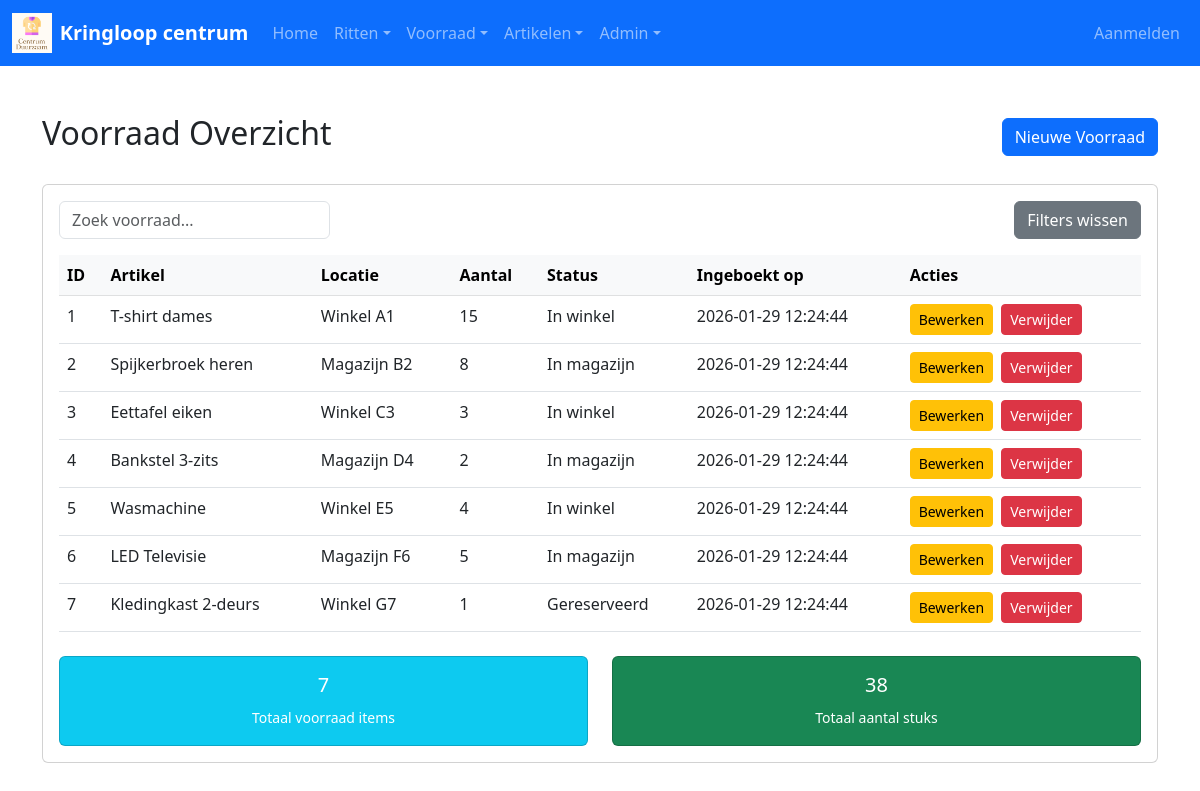
/admin/list_voorraad.php, run on the app's committed database.
### tables this page shows
CREATE TABLE `voorraad` (

  `id` int NOT NULL,

  `artikel_id` int NOT NULL,

  `locatie` varchar(255) NOT NULL,

  `aantal` int NOT NULL,

  `status_id` int NOT NULL,

  `ingeboekt_op` datetime NOT NULL

);

CREATE TABLE `artikel` (

  `id` int NOT NULL,

  `categorie_id` int NOT NULL,

  `naam` varchar(255) NOT NULL,

  `omschrijving` TEXT,

  `merk` VARCHAR(100),

  `kleur` VARCHAR(50),

  `afmeting_maat` VARCHAR(50),

  `prijs_ex_btw` decimal(10,2) NOT NULL,

  `created_at` TIMESTAMP DEFAULT CURRENT_TIMESTAMP,

  `updated_at` TIMESTAMP DEFAULT CURRENT_TIMESTAMP ON UPDATE CURRENT_TIMESTAMP

);

CREATE TABLE `status` (

  `id` int NOT NULL,

  `status` varchar(255) NOT NULL

);

### admin/list_voorraad.php (the view, shortened to what this page needs)
<?php
require_once '../includes/db.php';
$stmt = $pdo->query('
    SELECT v.*, a.naam AS artikel_naam, s.status AS status_naam
    FROM voorraad v
    JOIN artikel a ON v.artikel_id = a.id
    JOIN status s ON v.status_id = s.id
    ORDER BY v.ingeboekt_op DESC
');
$voorraad_items = $stmt->fetchAll(PDO::FETCH_ASSOC);
include '../includes/header.php';
?>
<div class="container my-5">
    <div class="d-flex justify-content-between align-items-center mb-4">
        <h2>Voorraad Overzicht</h2>
        <a href="add_voorraad.php" class="btn btn-primary">Nieuwe Voorraad</a>
    </div>
    <div class="card">
        <div class="card-body">
            <div class="d-flex justify-content-between mb-3">
                <input type="text" class="form-control w-25" placeholder="Zoek voorraad...">
                <button class="btn btn-secondary">Filters wissen</button>
            </div>
            <table class="table table-hover">
                <thead class="table-light">
                    <tr>
                        <th>ID</th>
                        <th>Artikel</th>
                        <th>Locatie</th>
                        <th>Aantal</th>
                        <th>Status</th>
                        <th>Ingeboekt op</th>
                        <th>Acties</th>
                    </tr>
                </thead>
                <tbody>
                    <?php if (empty($voorraad_items)): ?>
                        <tr>
                            <td colspan="7" class="text-center text-muted">Geen voorraad gevonden</td>
                        </tr>
                    <?php else: ?>
                        <?php foreach ($voorraad_items as $item): ?>
                            <tr>
                                <td><?php echo $item['id']; ?></td>
                                <td><?php echo $item['artikel_naam']; ?></td>
                                <td><?php echo $item['locatie']; ?></td>
                                <td><?php echo $item['aantal']; ?></td>
                                <td><?php echo $item['status_naam']; ?></td>
                                <td><?php echo $item['ingeboekt_op']; ?></td>
                                <td>
                                    <a href="edit_voorraad.php?id=<?php echo $item['id']; ?>" class="btn btn-sm btn-warning me-1">Bewerken</a>
                                    <a href="delete_voorraad.php?id=<?php echo $item['id']; ?>" class="btn btn-sm btn-danger" onclick="return confirm('Weet je zeker dat je dit item wilt verwijderen?')">Verwijder</a>
                                </td>
                            </tr>
                        <?php endforeach; ?>
                    <?php endif; ?>
                </tbody>
            </table>
            <div class="row mt-4">
                <div class="col-md-6">
                    <div class="card bg-info text-white">
                        <div class="card-body text-center">
                            <h5><?php echo count($voorraad_items); ?></h5>
                            <small>Totaal voorraad items</small>
                        </div>
                    </div>
                </div>
                <div class="col-md-6">
                    <div class="card bg-success text-white">
                        <div class="card-body text-center">
                            <h5><?php echo array_sum(array_column($voorraad_items, 'aantal')); ?></h5>
                            <small>Totaal aantal stuks</small>
                        </div>
                    </div>
                </div>
            </div>
        </div>
    </div>
</div>
<?php
include '../includes/footer.php';
?>

### assets/css/style.css (style rules this page uses)
:root { --primary-blue: #3366CC; --hover-blue: #2952A3; }

### data on the page
voorraad: id "1", artikel.naam "T-shirt dames", locatie "Winkel A1", aantal "15", status.status "In winkel", ingeboekt_op "2026-01-29 12:24:44"
voorraad: id "2", artikel.naam "Spijkerbroek heren", locatie "Magazijn B2", aantal "8", status.status "In magazijn", ingeboekt_op "2026-01-29 12:24:44"
voorraad: id "3", artikel.naam "Eettafel eiken", locatie "Winkel C3", aantal "3", status.status "In winkel", ingeboekt_op "2026-01-29 12:24:44"
voorraad: id "4", artikel.naam "Bankstel 3-zits", locatie "Magazijn D4", aantal "2", status.status "In magazijn", ingeboekt_op "2026-01-29 12:24:44"
voorraad: id "5", artikel.naam "Wasmachine", locatie "Winkel E5", aantal "4", status.status "In winkel", ingeboekt_op "2026-01-29 12:24:44"
voorraad: id "6", artikel.naam "LED Televisie", locatie "Magazijn F6", aantal "5", status.status "In magazijn", ingeboekt_op "2026-01-29 12:24:44"
voorraad: id "7", artikel.naam "Kledingkast 2-deurs", locatie "Winkel G7", aantal "1", status.status "Gereserveerd", ingeboekt_op "2026-01-29 12:24:44"

### other printed values
count($voorraad_items) "7"
array_sum(array_column($voorraad_items, 'aantal')) "38"
